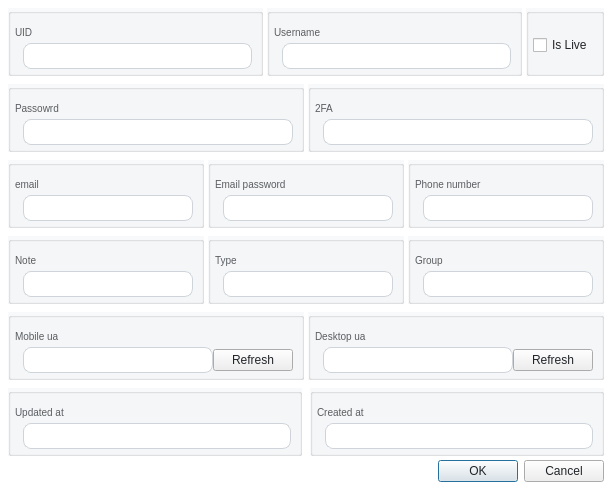
<?xml version="1.0" encoding="UTF-8"?>
<ui version="4.0">
 <class>Dialog_UpdateUser</class>
 <widget class="QDialog" name="Dialog_UpdateUser">
  <property name="geometry">
   <rect>
    <x>0</x>
    <y>0</y>
    <width>612</width>
    <height>490</height>
   </rect>
  </property>
  <property name="windowTitle">
   <string>Dialog</string>
  </property>
  <property name="styleSheet">
   <string notr="true">#Dialog_UpdateUser{
  font-family: &quot;Courier New&quot;;
  background-color: #FFFFFF;
}
QPushButton{
  font-family: &quot;Courier New&quot;;
}
QCheckBox {
  font-family: &quot;Courier New&quot;;
}
QGroupBox {
  font-family: &quot;Courier New&quot;;
  font-size: 13px;
  background-color: rgba(248, 249, 250, 1);
}
QLineEdit {
  padding: 4px 0;
  border: 1px solid #ced4da;
  border-radius: 8px;
  margin-left: 8px;
  padding-left: 4px;
  background-color: #FFFFFF;
  color:#212529;
}
QPlainTextEdit {
	background-color: #FFFFFF;
  color:#212529;
}
QLabel {
  font-family: &quot;Courier New&quot;;
  font-size: 13px;
  color: rgb(90, 93, 97);
}
QRadioButton {
  font-family: &quot;Courier New&quot;;
  font-size: 13px;
  color: #212529;
}
QComboBox {
  font-family: &quot;Courier New&quot;;
  font-size: 13px;
  color: #212529;
}
QPushButton {
  color: #212529;
}

QCheckBox{
  color: #212529;
}</string>
  </property>
  <layout class="QVBoxLayout" name="verticalLayout_32">
   <property name="spacing">
    <number>4</number>
   </property>
   <property name="leftMargin">
    <number>8</number>
   </property>
   <property name="topMargin">
    <number>8</number>
   </property>
   <property name="rightMargin">
    <number>8</number>
   </property>
   <property name="bottomMargin">
    <number>8</number>
   </property>
   <item>
    <layout class="QVBoxLayout" name="verticalLayout_31">
     <property name="spacing">
      <number>8</number>
     </property>
     <item>
      <layout class="QHBoxLayout" name="horizontalLayout">
       <property name="spacing">
        <number>4</number>
       </property>
       <property name="rightMargin">
        <number>0</number>
       </property>
       <property name="bottomMargin">
        <number>0</number>
       </property>
       <item>
        <widget class="QGroupBox" name="uid_container">
         <property name="title">
          <string/>
         </property>
         <layout class="QVBoxLayout" name="verticalLayout_2">
          <property name="leftMargin">
           <number>4</number>
          </property>
          <property name="topMargin">
           <number>8</number>
          </property>
          <property name="rightMargin">
           <number>8</number>
          </property>
          <property name="bottomMargin">
           <number>4</number>
          </property>
          <item>
           <layout class="QVBoxLayout" name="verticalLayout">
            <property name="spacing">
             <number>0</number>
            </property>
            <item>
             <widget class="QLabel" name="uid_label">
              <property name="styleSheet">
               <string notr="true">font-size: 10px</string>
              </property>
              <property name="text">
               <string>UID</string>
              </property>
             </widget>
            </item>
            <item>
             <widget class="QLineEdit" name="uid_input"/>
            </item>
           </layout>
          </item>
         </layout>
        </widget>
       </item>
       <item>
        <widget class="QGroupBox" name="username_container">
         <property name="title">
          <string/>
         </property>
         <layout class="QVBoxLayout" name="verticalLayout_19">
          <property name="leftMargin">
           <number>4</number>
          </property>
          <property name="topMargin">
           <number>8</number>
          </property>
          <property name="rightMargin">
           <number>8</number>
          </property>
          <property name="bottomMargin">
           <number>4</number>
          </property>
          <item>
           <layout class="QVBoxLayout" name="verticalLayout_20">
            <property name="spacing">
             <number>0</number>
            </property>
            <item>
             <widget class="QLabel" name="username_label">
              <property name="styleSheet">
               <string notr="true">font-size: 10px</string>
              </property>
              <property name="text">
               <string>Username</string>
              </property>
             </widget>
            </item>
            <item>
             <widget class="QLineEdit" name="username_input"/>
            </item>
           </layout>
          </item>
         </layout>
        </widget>
       </item>
       <item>
        <widget class="QGroupBox" name="status_container">
         <property name="title">
          <string/>
         </property>
         <layout class="QVBoxLayout" name="verticalLayout_21">
          <property name="leftMargin">
           <number>4</number>
          </property>
          <property name="topMargin">
           <number>8</number>
          </property>
          <property name="rightMargin">
           <number>8</number>
          </property>
          <property name="bottomMargin">
           <number>4</number>
          </property>
          <item>
           <layout class="QVBoxLayout" name="verticalLayout_22">
            <property name="spacing">
             <number>0</number>
            </property>
            <item>
             <widget class="QCheckBox" name="status_checkbox">
              <property name="text">
               <string>Is Live</string>
              </property>
             </widget>
            </item>
           </layout>
          </item>
         </layout>
        </widget>
       </item>
      </layout>
     </item>
     <item>
      <layout class="QHBoxLayout" name="horizontalLayout_2">
       <property name="spacing">
        <number>4</number>
       </property>
       <property name="rightMargin">
        <number>0</number>
       </property>
       <property name="bottomMargin">
        <number>0</number>
       </property>
       <item>
        <widget class="QGroupBox" name="password_container">
         <property name="title">
          <string/>
         </property>
         <layout class="QVBoxLayout" name="verticalLayout_3">
          <property name="leftMargin">
           <number>4</number>
          </property>
          <property name="topMargin">
           <number>8</number>
          </property>
          <property name="rightMargin">
           <number>8</number>
          </property>
          <property name="bottomMargin">
           <number>4</number>
          </property>
          <item>
           <layout class="QVBoxLayout" name="verticalLayout_4">
            <property name="spacing">
             <number>0</number>
            </property>
            <item>
             <widget class="QLabel" name="password_label">
              <property name="styleSheet">
               <string notr="true">font-size: 10px</string>
              </property>
              <property name="text">
               <string>Passowrd</string>
              </property>
             </widget>
            </item>
            <item>
             <widget class="QLineEdit" name="password_input"/>
            </item>
           </layout>
          </item>
         </layout>
        </widget>
       </item>
       <item>
        <widget class="QGroupBox" name="two_fa_container">
         <property name="title">
          <string/>
         </property>
         <layout class="QVBoxLayout" name="verticalLayout_9">
          <property name="leftMargin">
           <number>4</number>
          </property>
          <property name="topMargin">
           <number>8</number>
          </property>
          <property name="rightMargin">
           <number>8</number>
          </property>
          <property name="bottomMargin">
           <number>4</number>
          </property>
          <item>
           <layout class="QVBoxLayout" name="verticalLayout_10">
            <property name="spacing">
             <number>0</number>
            </property>
            <item>
             <widget class="QLabel" name="two_fa_label">
              <property name="styleSheet">
               <string notr="true">font-size: 10px</string>
              </property>
              <property name="text">
               <string>2FA</string>
              </property>
             </widget>
            </item>
            <item>
             <widget class="QLineEdit" name="two_fa_input"/>
            </item>
           </layout>
          </item>
         </layout>
        </widget>
       </item>
      </layout>
     </item>
     <item>
      <layout class="QHBoxLayout" name="horizontalLayout_3">
       <property name="spacing">
        <number>4</number>
       </property>
       <property name="rightMargin">
        <number>0</number>
       </property>
       <property name="bottomMargin">
        <number>0</number>
       </property>
       <item>
        <widget class="QGroupBox" name="email_container">
         <property name="title">
          <string/>
         </property>
         <layout class="QVBoxLayout" name="verticalLayout_5">
          <property name="leftMargin">
           <number>4</number>
          </property>
          <property name="topMargin">
           <number>8</number>
          </property>
          <property name="rightMargin">
           <number>8</number>
          </property>
          <property name="bottomMargin">
           <number>4</number>
          </property>
          <item>
           <layout class="QVBoxLayout" name="verticalLayout_6">
            <property name="spacing">
             <number>0</number>
            </property>
            <item>
             <widget class="QLabel" name="email_label">
              <property name="styleSheet">
               <string notr="true">font-size: 10px</string>
              </property>
              <property name="text">
               <string>email</string>
              </property>
             </widget>
            </item>
            <item>
             <widget class="QLineEdit" name="email_input"/>
            </item>
           </layout>
          </item>
         </layout>
        </widget>
       </item>
       <item>
        <widget class="QGroupBox" name="email_password_container">
         <property name="title">
          <string/>
         </property>
         <layout class="QVBoxLayout" name="verticalLayout_7">
          <property name="leftMargin">
           <number>4</number>
          </property>
          <property name="topMargin">
           <number>8</number>
          </property>
          <property name="rightMargin">
           <number>8</number>
          </property>
          <property name="bottomMargin">
           <number>4</number>
          </property>
          <item>
           <layout class="QVBoxLayout" name="verticalLayout_8">
            <property name="spacing">
             <number>0</number>
            </property>
            <item>
             <widget class="QLabel" name="email_password_label">
              <property name="styleSheet">
               <string notr="true">font-size: 10px</string>
              </property>
              <property name="text">
               <string>Email password</string>
              </property>
             </widget>
            </item>
            <item>
             <widget class="QLineEdit" name="email_password_input"/>
            </item>
           </layout>
          </item>
         </layout>
        </widget>
       </item>
       <item>
        <widget class="QGroupBox" name="phone_number_container">
         <property name="title">
          <string/>
         </property>
         <layout class="QVBoxLayout" name="verticalLayout_11">
          <property name="leftMargin">
           <number>4</number>
          </property>
          <property name="topMargin">
           <number>8</number>
          </property>
          <property name="rightMargin">
           <number>8</number>
          </property>
          <property name="bottomMargin">
           <number>4</number>
          </property>
          <item>
           <layout class="QVBoxLayout" name="verticalLayout_12">
            <property name="spacing">
             <number>0</number>
            </property>
            <item>
             <widget class="QLabel" name="phone_number_label">
              <property name="styleSheet">
               <string notr="true">font-size: 10px</string>
              </property>
              <property name="text">
               <string>Phone number</string>
              </property>
             </widget>
            </item>
            <item>
             <widget class="QLineEdit" name="phone_number_input"/>
            </item>
           </layout>
          </item>
         </layout>
        </widget>
       </item>
      </layout>
     </item>
     <item>
      <layout class="QHBoxLayout" name="horizontalLayout_5">
       <property name="spacing">
        <number>4</number>
       </property>
       <property name="rightMargin">
        <number>0</number>
       </property>
       <property name="bottomMargin">
        <number>0</number>
       </property>
       <item>
        <widget class="QGroupBox" name="note_container">
         <property name="title">
          <string/>
         </property>
         <layout class="QVBoxLayout" name="verticalLayout_17">
          <property name="leftMargin">
           <number>4</number>
          </property>
          <property name="topMargin">
           <number>8</number>
          </property>
          <property name="rightMargin">
           <number>8</number>
          </property>
          <property name="bottomMargin">
           <number>4</number>
          </property>
          <item>
           <layout class="QVBoxLayout" name="verticalLayout_18">
            <property name="spacing">
             <number>0</number>
            </property>
            <item>
             <widget class="QLabel" name="note_label">
              <property name="styleSheet">
               <string notr="true">font-size: 10px</string>
              </property>
              <property name="text">
               <string>Note</string>
              </property>
             </widget>
            </item>
            <item>
             <widget class="QLineEdit" name="note_input"/>
            </item>
           </layout>
          </item>
         </layout>
        </widget>
       </item>
       <item>
        <widget class="QGroupBox" name="type_container">
         <property name="title">
          <string/>
         </property>
         <layout class="QVBoxLayout" name="verticalLayout_23">
          <property name="leftMargin">
           <number>4</number>
          </property>
          <property name="topMargin">
           <number>8</number>
          </property>
          <property name="rightMargin">
           <number>8</number>
          </property>
          <property name="bottomMargin">
           <number>4</number>
          </property>
          <item>
           <layout class="QVBoxLayout" name="verticalLayout_24">
            <property name="spacing">
             <number>0</number>
            </property>
            <item>
             <widget class="QLabel" name="type_label">
              <property name="styleSheet">
               <string notr="true">font-size: 10px</string>
              </property>
              <property name="text">
               <string>Type</string>
              </property>
             </widget>
            </item>
            <item>
             <widget class="QLineEdit" name="type_input"/>
            </item>
           </layout>
          </item>
         </layout>
        </widget>
       </item>
       <item>
        <widget class="QGroupBox" name="group_container">
         <property name="title">
          <string/>
         </property>
         <layout class="QVBoxLayout" name="verticalLayout_25">
          <property name="leftMargin">
           <number>4</number>
          </property>
          <property name="topMargin">
           <number>8</number>
          </property>
          <property name="rightMargin">
           <number>8</number>
          </property>
          <property name="bottomMargin">
           <number>4</number>
          </property>
          <item>
           <layout class="QVBoxLayout" name="verticalLayout_26">
            <property name="spacing">
             <number>0</number>
            </property>
            <item>
             <widget class="QLabel" name="group_label">
              <property name="styleSheet">
               <string notr="true">font-size: 10px</string>
              </property>
              <property name="text">
               <string>Group</string>
              </property>
             </widget>
            </item>
            <item>
             <widget class="QLineEdit" name="group_input"/>
            </item>
           </layout>
          </item>
         </layout>
        </widget>
       </item>
      </layout>
     </item>
     <item>
      <layout class="QHBoxLayout" name="horizontalLayout_4">
       <property name="spacing">
        <number>4</number>
       </property>
       <property name="rightMargin">
        <number>0</number>
       </property>
       <property name="bottomMargin">
        <number>0</number>
       </property>
       <item>
        <widget class="QGroupBox" name="mobile_ua_container">
         <property name="title">
          <string/>
         </property>
         <layout class="QVBoxLayout" name="verticalLayout_15">
          <property name="leftMargin">
           <number>4</number>
          </property>
          <property name="topMargin">
           <number>8</number>
          </property>
          <property name="rightMargin">
           <number>8</number>
          </property>
          <property name="bottomMargin">
           <number>4</number>
          </property>
          <item>
           <layout class="QVBoxLayout" name="verticalLayout_16">
            <property name="spacing">
             <number>0</number>
            </property>
            <item>
             <widget class="QLabel" name="phone_number_label_3">
              <property name="styleSheet">
               <string notr="true">font-size: 10px</string>
              </property>
              <property name="text">
               <string>Mobile ua</string>
              </property>
             </widget>
            </item>
            <item>
             <layout class="QHBoxLayout" name="horizontalLayout_7">
              <item>
               <widget class="QLineEdit" name="mobile_ua_input"/>
              </item>
              <item>
               <widget class="QPushButton" name="mobile_ua_button">
                <property name="text">
                 <string>Refresh</string>
                </property>
               </widget>
              </item>
             </layout>
            </item>
           </layout>
          </item>
         </layout>
        </widget>
       </item>
       <item>
        <widget class="QGroupBox" name="desktop_ua_container">
         <property name="title">
          <string/>
         </property>
         <layout class="QVBoxLayout" name="verticalLayout_13">
          <property name="leftMargin">
           <number>4</number>
          </property>
          <property name="topMargin">
           <number>8</number>
          </property>
          <property name="rightMargin">
           <number>8</number>
          </property>
          <property name="bottomMargin">
           <number>4</number>
          </property>
          <item>
           <layout class="QVBoxLayout" name="verticalLayout_14">
            <property name="spacing">
             <number>0</number>
            </property>
            <item>
             <widget class="QLabel" name="phone_number_label_2">
              <property name="styleSheet">
               <string notr="true">font-size: 10px</string>
              </property>
              <property name="text">
               <string>Desktop ua</string>
              </property>
             </widget>
            </item>
            <item>
             <layout class="QHBoxLayout" name="horizontalLayout_6">
              <item>
               <widget class="QLineEdit" name="desktop_ua_input"/>
              </item>
              <item>
               <widget class="QPushButton" name="desktop_ua_button">
                <property name="text">
                 <string>Refresh</string>
                </property>
               </widget>
              </item>
             </layout>
            </item>
           </layout>
          </item>
         </layout>
        </widget>
       </item>
      </layout>
     </item>
     <item>
      <layout class="QHBoxLayout" name="horizontalLayout_8">
       <property name="rightMargin">
        <number>0</number>
       </property>
       <property name="bottomMargin">
        <number>0</number>
       </property>
       <item>
        <widget class="QGroupBox" name="updated_at_container">
         <property name="title">
          <string/>
         </property>
         <layout class="QVBoxLayout" name="verticalLayout_29">
          <property name="leftMargin">
           <number>4</number>
          </property>
          <property name="topMargin">
           <number>8</number>
          </property>
          <property name="rightMargin">
           <number>8</number>
          </property>
          <property name="bottomMargin">
           <number>4</number>
          </property>
          <item>
           <layout class="QVBoxLayout" name="verticalLayout_30">
            <property name="spacing">
             <number>0</number>
            </property>
            <item>
             <widget class="QLabel" name="updated_at_label">
              <property name="styleSheet">
               <string notr="true">font-size: 10px</string>
              </property>
              <property name="text">
               <string>Updated at</string>
              </property>
             </widget>
            </item>
            <item>
             <widget class="QLineEdit" name="updated_at_input"/>
            </item>
           </layout>
          </item>
         </layout>
        </widget>
       </item>
       <item>
        <widget class="QGroupBox" name="created_at_container">
         <property name="title">
          <string/>
         </property>
         <layout class="QVBoxLayout" name="verticalLayout_27">
          <property name="leftMargin">
           <number>4</number>
          </property>
          <property name="topMargin">
           <number>8</number>
          </property>
          <property name="rightMargin">
           <number>8</number>
          </property>
          <property name="bottomMargin">
           <number>4</number>
          </property>
          <item>
           <layout class="QVBoxLayout" name="verticalLayout_28">
            <property name="spacing">
             <number>0</number>
            </property>
            <item>
             <widget class="QLabel" name="created_at_label">
              <property name="styleSheet">
               <string notr="true">font-size: 10px</string>
              </property>
              <property name="text">
               <string>Created at</string>
              </property>
             </widget>
            </item>
            <item>
             <widget class="QLineEdit" name="created_at_input"/>
            </item>
           </layout>
          </item>
         </layout>
        </widget>
       </item>
      </layout>
     </item>
    </layout>
   </item>
   <item>
    <widget class="QDialogButtonBox" name="buttonBox">
     <property name="orientation">
      <enum>Qt::Orientation::Horizontal</enum>
     </property>
     <property name="standardButtons">
      <set>QDialogButtonBox::StandardButton::Cancel|QDialogButtonBox::StandardButton::Ok</set>
     </property>
    </widget>
   </item>
  </layout>
 </widget>
 <tabstops>
  <tabstop>uid_input</tabstop>
  <tabstop>username_input</tabstop>
  <tabstop>status_checkbox</tabstop>
  <tabstop>password_input</tabstop>
  <tabstop>two_fa_input</tabstop>
  <tabstop>email_input</tabstop>
  <tabstop>email_password_input</tabstop>
  <tabstop>phone_number_input</tabstop>
  <tabstop>note_input</tabstop>
  <tabstop>type_input</tabstop>
  <tabstop>group_input</tabstop>
  <tabstop>mobile_ua_input</tabstop>
  <tabstop>mobile_ua_button</tabstop>
  <tabstop>desktop_ua_input</tabstop>
  <tabstop>desktop_ua_button</tabstop>
  <tabstop>updated_at_input</tabstop>
  <tabstop>created_at_input</tabstop>
 </tabstops>
 <resources/>
 <connections>
  <connection>
   <sender>buttonBox</sender>
   <signal>accepted()</signal>
   <receiver>Dialog_UpdateUser</receiver>
   <slot>accept()</slot>
   <hints>
    <hint type="sourcelabel">
     <x>246</x>
     <y>458</y>
    </hint>
    <hint type="destinationlabel">
     <x>157</x>
     <y>274</y>
    </hint>
   </hints>
  </connection>
  <connection>
   <sender>buttonBox</sender>
   <signal>rejected()</signal>
   <receiver>Dialog_UpdateUser</receiver>
   <slot>reject()</slot>
   <hints>
    <hint type="sourcelabel">
     <x>314</x>
     <y>458</y>
    </hint>
    <hint type="destinationlabel">
     <x>286</x>
     <y>274</y>
    </hint>
   </hints>
  </connection>
 </connections>
</ui>
